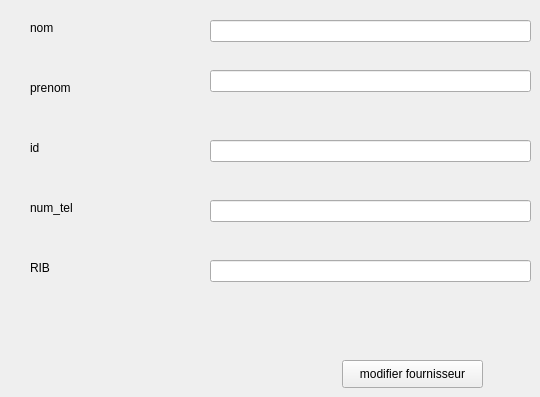
        <widget class="QWidget" name="tab_13">
         <attribute name="title">
          <string>modifier fournisseur</string>
         </attribute>
         <widget class="QLabel" name="label_21">
          <property name="geometry">
           <rect>
            <x>30</x>
            <y>20</y>
            <width>55</width>
            <height>16</height>
           </rect>
          </property>
          <property name="text">
           <string>nom</string>
          </property>
         </widget>
         <widget class="QLabel" name="label_22">
          <property name="geometry">
           <rect>
            <x>30</x>
            <y>80</y>
            <width>55</width>
            <height>16</height>
           </rect>
          </property>
          <property name="text">
           <string>prenom</string>
          </property>
         </widget>
         <widget class="QLabel" name="label_23">
          <property name="geometry">
           <rect>
            <x>30</x>
            <y>140</y>
            <width>55</width>
            <height>16</height>
           </rect>
          </property>
          <property name="text">
           <string>id</string>
          </property>
         </widget>
         <widget class="QLabel" name="label_24">
          <property name="geometry">
           <rect>
            <x>30</x>
            <y>200</y>
            <width>55</width>
            <height>16</height>
           </rect>
          </property>
          <property name="text">
           <string>num_tel</string>
          </property>
         </widget>
         <widget class="QLabel" name="label_25">
          <property name="geometry">
           <rect>
            <x>30</x>
            <y>260</y>
            <width>55</width>
            <height>16</height>
           </rect>
          </property>
          <property name="text">
           <string>RIB</string>
          </property>
         </widget>
         <widget class="QLineEdit" name="nom_modifier">
          <property name="geometry">
           <rect>
            <x>210</x>
            <y>20</y>
            <width>321</width>
            <height>22</height>
           </rect>
          </property>
         </widget>
         <widget class="QLineEdit" name="prenom_modifier">
          <property name="geometry">
           <rect>
            <x>210</x>
            <y>70</y>
            <width>321</width>
            <height>22</height>
           </rect>
          </property>
         </widget>
         <widget class="QLineEdit" name="id_modifier">
          <property name="geometry">
           <rect>
            <x>210</x>
            <y>140</y>
            <width>321</width>
            <height>22</height>
           </rect>
          </property>
         </widget>
         <widget class="QLineEdit" name="Num_modifier">
          <property name="geometry">
           <rect>
            <x>210</x>
            <y>200</y>
            <width>321</width>
            <height>22</height>
           </rect>
          </property>
         </widget>
         <widget class="QLineEdit" name="RIB_modifier">
          <property name="geometry">
           <rect>
            <x>210</x>
            <y>260</y>
            <width>321</width>
            <height>22</height>
           </rect>
          </property>
         </widget>
         <widget class="QPushButton" name="modifier_fournisseur">
          <property name="geometry">
           <rect>
            <x>342</x>
            <y>360</y>
            <width>141</width>
            <height>28</height>
           </rect>
          </property>
          <property name="text">
           <string>modifier fournisseur</string>
          </property>
         </widget>
        </widget>
